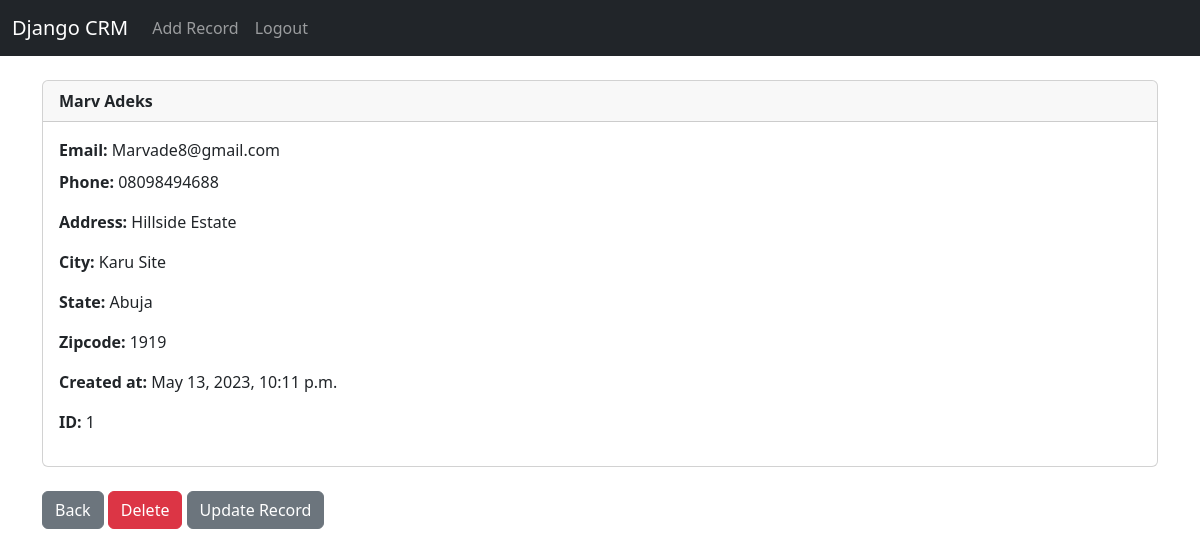
The page /record/1 (signed in) on the database its author committed.
### website/models.py (models this page shows, shortened)
class Record(models.Model):
    created_at = models.DateTimeField(auto_now_add=True)
    first_name = models.CharField(max_length=50)
    last_name = models.CharField(max_length=50)
    email = models.CharField(max_length=100)
    phone = models.CharField(max_length=15)
    address = models.CharField(max_length=100)
    city = models.CharField(max_length=50)
    state  = models.CharField(max_length=50)
    zipcode = models.CharField(max_length=20)

### website/views.py (the view)
# urls.py: path('record/<int:pk>', views.customer_record, name="record"),
def customer_record(request, pk):
    if request.user.is_authenticated:
        customer_record = Record.objects.get(id=pk)
        return render(request, 'record.html', {'customer_record':customer_record})
    else:
        messages.success(request, "You must be logged in to view that page!")
        return redirect("Home")

### website/templates/record.html
{% extends 'base.html' %}
{% block content %}
<div class="card">
    <div class="card-header">
      <strong>
      {{ customer_record.first_name }}
      {{ customer_record.last_name }}
    </strong>
    </div>
    <div class="card-body">
      <p class="card-title">
          <strong>Email: </strong>{{ customer_record.email }} <p>
          <strong>Phone: </strong>{{ customer_record.phone }} <p>
          <strong>Address: </strong>{{ customer_record.address }} <p>
          <strong>City: </strong>{{ customer_record.city }} <p>
          <strong>State: </strong> {{ customer_record.state }} <p>
          <strong>Zipcode: </strong>{{ customer_record.zipcode }} <p>
          <strong>Created at: </strong>{{ customer_record.created_at }} <p>
          <strong>ID: </strong>{{ customer_record.id }}
      </p>
    </div>
  </div>
<br>
<a href="{% url 'Home' %}" class="btn btn-secondary">Back</a>
<a href="{% url 'delete_record' customer_record.id %}" class="btn btn-danger">Delete</a>
<a href="{% url 'update_record' customer_record.id %}" class="btn btn-secondary">Update Record</a>
{% endblock %}

### rows shown on the page
Record: first_name "Marv", last_name "Adeks", email "Marvade8@gmail.com", phone "08098494688", address "Hillside Estate", city "Karu Site", state "Abuja", zipcode "1919", created_at "May 13, 2023, 10:11 p.m.", id "1"
